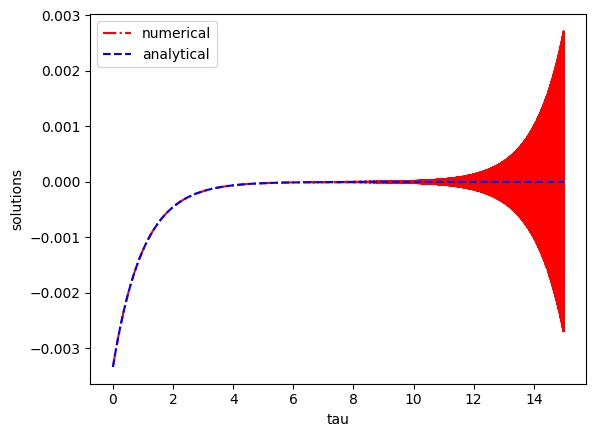

This chart was generated by the following Python code:
#!/usr/bin/env python

"""
Here we are to use an algorithm for the charging capacitor problem.
The algorithm is instable for this perticular problem, as we will examine.
"""

import numpy as np
import matplotlib.pyplot as plt


def num_solve(x_init, func, step, time):
    """ take the initial condition and the step and time, return evolution """
    # find count
    count = int(time / step)

    # initializations
    x = np.zeros(count)
    x[0] = x_init

    # first step is euler:
    x[1] = x[0] + step * func(x[0])

    # evolve
    for i in range(1, count - 1):
        x[i + 1] = x[i - 1] + 2 * step * func(x[i])

    return x, count


def x_dot(x):
    """ original equation for charging capacitor """
    return -x


def analytical_sol(x):
    """ function to draw analytical solution """
    return -1 / 300 * np.exp(-x)


def main():
    """ main body """
    # constants
    x_init = - 1 / 300
    end = 15
    step = 0.001

    # integrate numerically
    record, count = num_solve(x_init, x_dot, step, end)
    print(record)

    # time axis
    time = np.linspace(0, end, count)

    # plot both solutions in a graph
    plt.plot(time, record, 'r-.', label='numerical')
    plt.plot(time, analytical_sol(time), 'b--', label='analytical')
    plt.legend()
    plt.savefig('instability.jpg', bbox_inches='tight')
    plt.show()


if __name__ == "__main__":
    main()
